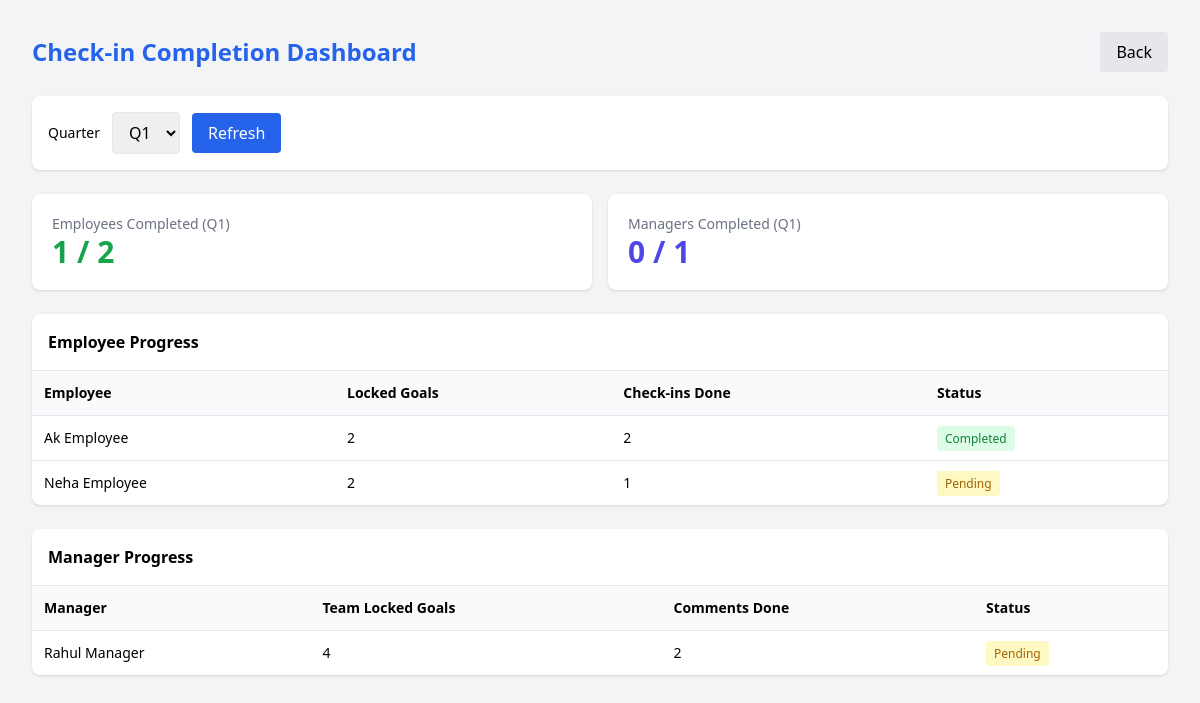
Screenshot of /admin/completion (signed in) with the database file from the repository.
### app/models.py (models this page shows)
class User(Base):
    __tablename__ = "users"
    id = Column(Integer, primary_key=True, index=True)
    name = Column(String, nullable=False)
    email = Column(String, unique=True, nullable=False)
    password = Column(String, nullable=False)
    role = Column(String, nullable=False)  # employee / manager / admin
    manager_id = Column(Integer, ForeignKey("users.id"), nullable=True)
    manager = relationship("User", remote_side=[id], backref="team")
    goals = relationship("Goal", back_populates="employee")

### app/routes/admin.py (the view)
@router.get("/completion")
def completion_dashboard(
    request: Request,
    quarter: str = "",
    user=Depends(require_admin),
    db: Session = Depends(get_db),
):
    reportable_quarters = get_reportable_quarters(db)
    selected_quarter = quarter if quarter in QUARTERS else (next(iter(sorted(reportable_quarters)), None) or "Q1")
    quarter_available = selected_quarter in reportable_quarters
    employees = db.query(User).filter(User.role == "employee").all()
    employee_rows = []
    employee_complete_count = 0
    for emp in employees:
        if not quarter_available:
            employee_rows.append({
                "employee": emp,
                "total": 0,
                "completed": 0,
                "done": False,
            })
            continue
        locked_goals = db.query(Goal).filter(Goal.employee_id == emp.id, Goal.status == "locked").all()
        locked_goal_ids = [g.id for g in locked_goals]
        completed_count = 0
        if locked_goal_ids:
            completed_count = (
                db.query(Achievement.goal_id)
                .filter(Achievement.goal_id.in_(locked_goal_ids), Achievement.quarter == selected_quarter)
                .distinct()
                .count()
            )
        done = bool(locked_goal_ids) and completed_count == len(locked_goal_ids)
        if done:
            employee_complete_count += 1
        employee_rows.append({
            "employee": emp,
            "total": len(locked_goal_ids),
            "completed": completed_count,
            "done": done,
        })
    managers = db.query(User).filter(User.role == "manager").all()
    manager_rows = []
    manager_complete_count = 0
    for mgr in managers:
        if not quarter_available:
            manager_rows.append({
                "manager": mgr,
                "total": 0,
                "completed": 0,
                "done": False,
            })
            continue
        team_ids = [u[0] for u in db.query(User.id).filter(User.manager_id == mgr.id, User.role == "employee").all()]
        team_goal_ids = [g[0] for g in db.query(Goal.id).filter(Goal.employee_id.in_(team_ids), Goal.status == "locked").all()] if team_ids else []
        completed_count = 0
        if team_goal_ids:
            completed_count = (
                db.query(CheckIn.goal_id)
                .filter(
                    CheckIn.goal_id.in_(team_goal_ids),
                    CheckIn.quarter == selected_quarter,
                    CheckIn.manager_id == mgr.id,
                )
                .distinct()
                .count()
            )
        done = bool(team_goal_ids) and completed_count == len(team_goal_ids)
        if done:
            manager_complete_count += 1
        manager_rows.append({
            "manager": mgr,
            "total": len(team_goal_ids),
            "completed": completed_count,
            "done": done,
        })
    return templates.TemplateResponse(request, "admin/completion.html", {
        "user": user,
        "quarters": QUARTERS,
        "selected_quarter": selected_quarter,
        "quarter_available": quarter_available,
        "employee_rows": employee_rows,
        "manager_rows": manager_rows,
        "employee_complete_count": employee_complete_count,
        "manager_complete_count": manager_complete_count,
        "employee_total": len(employees),
        "manager_total": len(managers),
    })

### app/templates/admin/completion.html (shortened to what this page needs)
<!DOCTYPE html>
<html>
<head>
    <script src="https://cdn.tailwindcss.com"></script>
</head>
<body class="bg-gray-100 p-8">
<div class="max-w-6xl mx-auto">
    <div class="flex justify-between items-center mb-6">
        <h1 class="text-2xl font-bold text-blue-600">Check-in Completion Dashboard</h1>
        <a href="/admin/dashboard" class="bg-gray-200 px-4 py-2 rounded">Back</a>
    </div>
    <div class="bg-white rounded-lg shadow p-4 mb-6">
        <form method="GET" action="/admin/completion" class="flex items-center gap-3">
            <label class="text-sm font-medium">Quarter</label>
            <select name="quarter" class="border rounded px-3 py-2">
                {% for q in quarters %}
                <option value="{{ q }}" {% if q == selected_quarter %}selected{% endif %}>{{ q }}</option>
                {% endfor %}
            </select>
            <button type="submit" class="bg-blue-600 text-white px-4 py-2 rounded hover:bg-blue-700">Refresh</button>
        </form>
    </div>
    <div class="grid grid-cols-2 gap-4 mb-6">
        <div class="bg-white rounded-lg shadow p-5">
            <p class="text-sm text-gray-500">Employees Completed ({{ selected_quarter }})</p>
            <p class="text-3xl font-bold text-green-600">{{ employee_complete_count }} / {{ employee_total }}</p>
        </div>
        <div class="bg-white rounded-lg shadow p-5">
            <p class="text-sm text-gray-500">Managers Completed ({{ selected_quarter }})</p>
            <p class="text-3xl font-bold text-indigo-600">{{ manager_complete_count }} / {{ manager_total }}</p>
        </div>
    </div>
    <div class="bg-white rounded-lg shadow mb-6">
        <div class="p-4 border-b font-semibold">Employee Progress</div>
        <table class="w-full text-sm">
            <thead>
                <tr class="bg-gray-50">
                    <th class="p-3 text-left">Employee</th>
                    <th class="p-3 text-left">Locked Goals</th>
                    <th class="p-3 text-left">Check-ins Done</th>
                    <th class="p-3 text-left">Status</th>
                </tr>
            </thead>
            <tbody>
                {% for row in employee_rows %}
                <tr class="border-t">
                    <td class="p-3">{{ row.employee.name }}</td>
                    <td class="p-3">{{ row.total }}</td>
                    <td class="p-3">{{ row.completed }}</td>
                    <td class="p-3">
                        <span class="px-2 py-1 rounded text-xs font-medium {% if row.done %}bg-green-100 text-green-700{% elif quarter_available %}bg-yellow-100 text-yellow-700{% else %}bg-gray-100 text-gray-700{% endif %}">
                            {% if row.done %}Completed{% elif quarter_available %}Pending{% else %}Not Open{% endif %}
                        </span>
                    </td>
                </tr>
                {% endfor %}
            </tbody>
        </table>
    </div>
    <div class="bg-white rounded-lg shadow">
        <div class="p-4 border-b font-semibold">Manager Progress</div>
        <table class="w-full text-sm">
            <thead>
                <tr class="bg-gray-50">
                    <th class="p-3 text-left">Manager</th>
                    <th class="p-3 text-left">Team Locked Goals</th>
                    <th class="p-3 text-left">Comments Done</th>
                    <th class="p-3 text-left">Status</th>
                </tr>
            </thead>
            <tbody>
                {% for row in manager_rows %}
                <tr class="border-t">
                    <td class="p-3">{{ row.manager.name }}</td>
                    <td class="p-3">{{ row.total }}</td>
                    <td class="p-3">{{ row.completed }}</td>
                    <td class="p-3">
                        <span class="px-2 py-1 rounded text-xs font-medium {% if row.done %}bg-green-100 text-green-700{% elif quarter_available %}bg-yellow-100 text-yellow-700{% else %}bg-gray-100 text-gray-700{% endif %}">
                            {% if row.done %}Completed{% elif quarter_available %}Pending{% else %}Not Open{% endif %}
                        </span>
                    </td>
                </tr>
                {% endfor %}
            </tbody>
        </table>
    </div>
</div>
</body>
</html>

### rows the page displays
User: employee.name "Ak Employee"
User: employee.name "Neha Employee"
User: manager.name "Rahul Manager"

### other values shown
{{ selected_quarter }} "Q1"
{{ employee_complete_count }} "1"
{{ employee_total }} "2"
{{ manager_complete_count }} "0"
{{ manager_total }} "1"
{{ row.total }} "2" "2"
{{ row.completed }} "2" "1"
{{ row.total }} "4"
{{ row.completed }} "2"
form field quarter "Q1"
